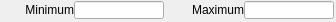
   <widget class="caFrame" name="caFrame_18">
    <property name="geometry">
     <rect>
      <x>405</x>
      <y>121</y>
      <width>336</width>
      <height>22</height>
     </rect>
    </property>
    <widget class="caLabel" name="caLabel_31">
     <property name="geometry">
      <rect>
       <x>-10</x>
       <y>0</y>
       <width>84</width>
       <height>20</height>
      </rect>
     </property>
     <property name="frameShape">
      <enum>QFrame::NoFrame</enum>
     </property>
     <property name="text">
      <string>Minimum</string>
     </property>
     <property name="alignment">
      <set>Qt::AlignAbsolute|Qt::AlignRight|Qt::AlignTrailing|Qt::AlignVCenter</set>
     </property>
     <property name="fontScaleMode">
      <enum>ESimpleLabel::WidthAndHeight</enum>
     </property>
     <property name="foreground">
      <color>
       <red>0</red>
       <green>0</green>
       <blue>0</blue>
      </color>
     </property>
     <property name="background">
      <color alpha="0">
       <red>0</red>
       <green>0</green>
       <blue>0</blue>
      </color>
     </property>
    </widget>
    <widget class="caLineEdit" name="caLineEdit_21">
     <property name="geometry">
      <rect>
       <x>74</x>
       <y>1</y>
       <width>90</width>
       <height>18</height>
      </rect>
     </property>
     <property name="alignment">
      <set>Qt::AlignAbsolute|Qt::AlignLeading|Qt::AlignLeft|Qt::AlignVCenter</set>
     </property>
     <property name="channel" stdset="0">
      <string>$(P)$(R)MinValue_RBV</string>
     </property>
     <property name="foreground">
      <color>
       <red>10</red>
       <green>0</green>
       <blue>184</blue>
      </color>
     </property>
     <property name="background">
      <color>
       <red>187</red>
       <green>187</green>
       <blue>187</blue>
      </color>
     </property>
     <property name="colorMode">
      <enum>caLineEdit::Static</enum>
     </property>
     <property name="precisionMode">
      <enum>caLineEdit::Channel</enum>
     </property>
     <property name="limitsMode">
      <enum>caLineEdit::Channel</enum>
     </property>
     <property name="maxValue">
      <double>1.000000000000000</double>
     </property>
     <property name="minValue">
      <double>0.000000000000000</double>
     </property>
     <property name="fontScaleMode">
      <enum>caLineEdit::WidthAndHeight</enum>
     </property>
     <property name="formatType">
      <enum>caLineEdit::decimal</enum>
     </property>
    </widget>
    <widget class="caLabel" name="caLabel_32">
     <property name="geometry">
      <rect>
       <x>160</x>
       <y>0</y>
       <width>84</width>
       <height>20</height>
      </rect>
     </property>
     <property name="frameShape">
      <enum>QFrame::NoFrame</enum>
     </property>
     <property name="text">
      <string>Maximum</string>
     </property>
     <property name="alignment">
      <set>Qt::AlignAbsolute|Qt::AlignRight|Qt::AlignTrailing|Qt::AlignVCenter</set>
     </property>
     <property name="fontScaleMode">
      <enum>ESimpleLabel::WidthAndHeight</enum>
     </property>
     <property name="foreground">
      <color>
       <red>0</red>
       <green>0</green>
       <blue>0</blue>
      </color>
     </property>
     <property name="background">
      <color alpha="0">
       <red>0</red>
       <green>0</green>
       <blue>0</blue>
      </color>
     </property>
    </widget>
    <widget class="caLineEdit" name="caLineEdit_22">
     <property name="geometry">
      <rect>
       <x>244</x>
       <y>1</y>
       <width>90</width>
       <height>18</height>
      </rect>
     </property>
     <property name="alignment">
      <set>Qt::AlignAbsolute|Qt::AlignLeading|Qt::AlignLeft|Qt::AlignVCenter</set>
     </property>
     <property name="channel" stdset="0">
      <string>$(P)$(R)MaxValue_RBV</string>
     </property>
     <property name="foreground">
      <color>
       <red>10</red>
       <green>0</green>
       <blue>184</blue>
      </color>
     </property>
     <property name="background">
      <color>
       <red>187</red>
       <green>187</green>
       <blue>187</blue>
      </color>
     </property>
     <property name="colorMode">
      <enum>caLineEdit::Static</enum>
     </property>
     <property name="precisionMode">
      <enum>caLineEdit::Channel</enum>
     </property>
     <property name="limitsMode">
      <enum>caLineEdit::Channel</enum>
     </property>
     <property name="maxValue">
      <double>1.000000000000000</double>
     </property>
     <property name="minValue">
      <double>0.000000000000000</double>
     </property>
     <property name="fontScaleMode">
      <enum>caLineEdit::WidthAndHeight</enum>
     </property>
     <property name="formatType">
      <enum>caLineEdit::decimal</enum>
     </property>
    </widget>
   </widget>
